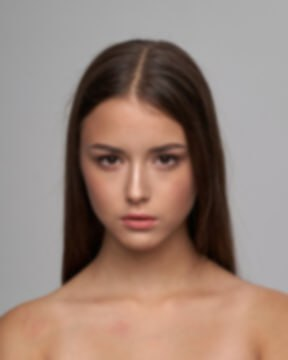
#> input picture face.jpg, 288 x 360 px
$ python test1.py face.jpg
#> lines starting #> are read from the running program, lines starting #| are printed output that depends on the picture; after the words box and inside, x2 and y2 are one past the last pixel; in counts of white or black regions, pixels touching at a corner belong together
import cv2
import numpy as np
import argparse

def process_image(input_filename):
#> called with input_filename = 'face.jpg'
    image = cv2.imread(input_filename)
#> image is the input picture: shape (360, 288, 3); mean B, G, R 121.1, 131.7, 153.4
    blank_image = np.zeros_like(image)
    image = cv2.GaussianBlur(image, (7, 7), 0)
    edges = cv2.Canny(image, 30, 70)
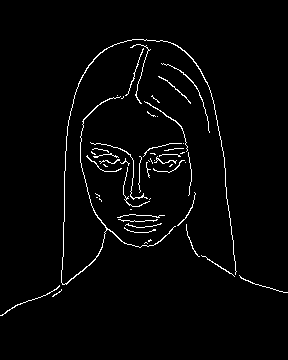
#> edges: shape (360, 288); 2.4% white in thin lines or dots, all inside (x1, y1, x2, y2) = (0, 39, 288, 316)
    contours, hierarchy = cv2.findContours(edges, cv2.RETR_EXTERNAL, cv2.CHAIN_APPROX_NONE)
#> contours = 53 contours, 51 with area under 20; largest, box (x1, y1, x2, y2) and area: (61, 39, 237, 285) 150, (144, 101, 188, 152) 22
    for contour in contours:
        area = cv2.contourArea(contour)
        if area > 0:
            cv2.drawContours(blank_image, contour, -1, (255, 255, 255), 3)
#> this loop made 53 passes
#> area on passes 45, 53: 22.5, 150.5
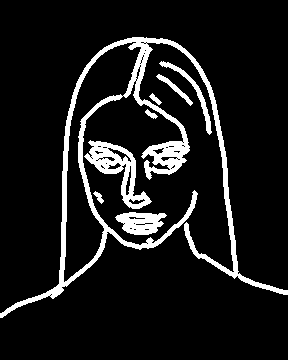
#> blank_image: shape (360, 288, 3); 10.2% white; 8 white regions, largest, box (x1, y1, x2, y2) and area: (0, 37, 288, 318) 7439, (84, 140, 152, 209) 1515, (115, 212, 167, 235) 797
    drawing = cv2.bitwise_not(blank_image)
    cv2.imshow("Drawing", drawing)
    cv2.imshow('Image with Contours', image)
    cv2.imshow('Blank Image with Contours', blank_image)
    cv2.waitKey(0)
    cv2.destroyAllWindows()
if __name__ == "__main__":
    parser = argparse.ArgumentParser(description='Process an image with contours')
    parser.add_argument('input_filename', type=str, help='Input image filename')
    args = parser.parse_args()
    process_image(args.input_filename)
